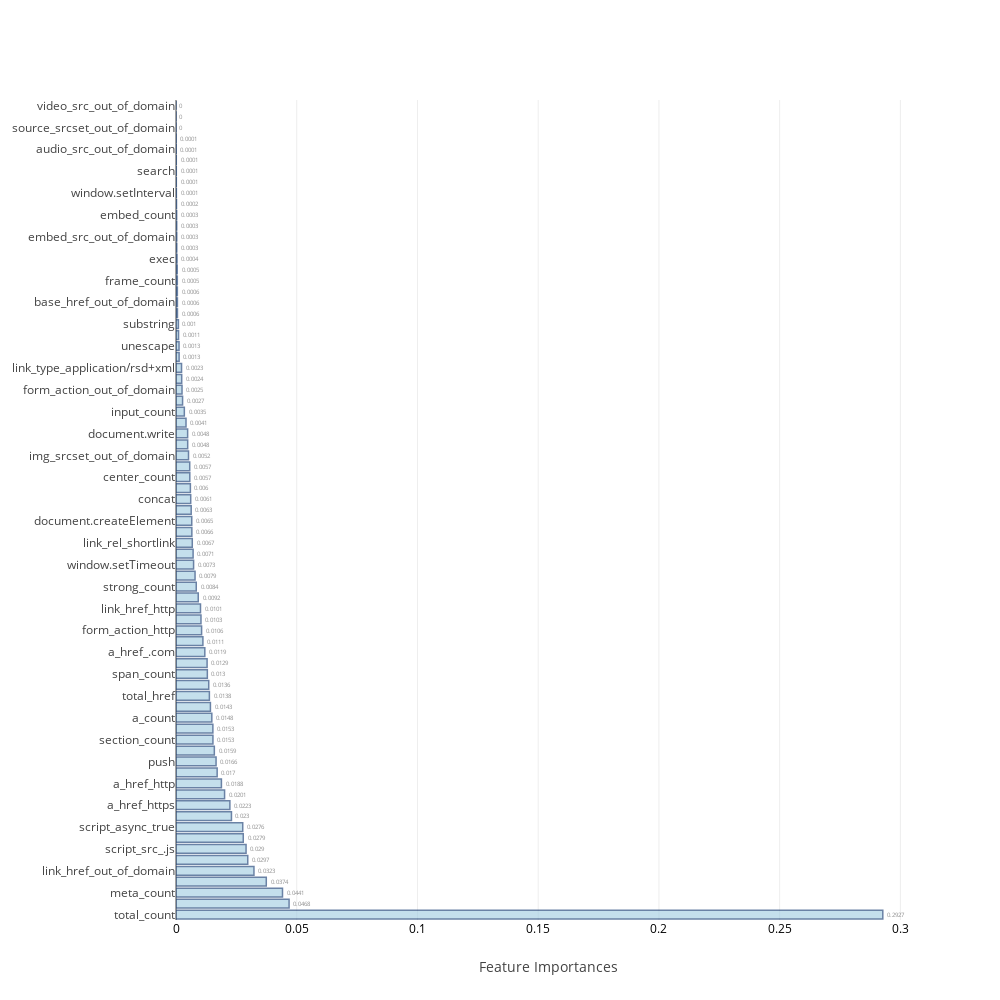

Here is the notebook cell this chart was saved with:
### Markdown cell above
### <a id='1.B' style="text-decoration : none; color : #000000;"> B. Average Feature Importances</a>

### Code cell
feat_impt_plot(np.average(feat_imp,axis=0),columns)

### Figure 1 — Plotly figure (JSON) as saved in the notebook; plotly's stock layout.template omitted (floating-point values rounded to 4 significant figures)
{"data": [{"marker": {"color": "rgb(158,202,225)", "line": {"color": "rgb(8,48,107)", "width": 1.5}}, "opacity": 0.6, "orientation": "h", "text": [0.2927, 0.0468, 0.0441, 0.0374, 0.0323, 0.0297, 0.029, 0.0279, 0.0276, 0.023, 0.0223, 0.0201, 0.0188, 0.017, 0.0166, 0.0159, 0.0153, 0.0153, 0.0148, 0.0143, 0.0138, 0.0136, 0.013, 0.0129, 0.0119, 0.0111, 0.0106, 0.0103, 0.0101, 0.0092, 0.0084, 0.0079, 0.0073, 0.0071, 0.0067, 0.0066, 0.0065, 0.0063, 0.0061, 0.006, 0.0057, 0.0057, 0.0052, 0.0048, 0.0048, 0.0041, 0.0035, 0.0027, 0.0025, 0.0024, 0.0023, 0.0013, 0.0013, 0.0011, 0.001, 0.0006, 0.0006, 0.0006, 0.0005, 0.0005, 0.0004, 0.0003, 0.0003, 0.0003, 0.0003, 0.0002, 0.0001, 0.0001, 0.0001, 0.0001, 0.0001, 0.0001, 0, 0, 0], "textposition": "outside", "type": "bar", "uid": "c6c4e136-ebdd-44ed-b33b-005249b35c7f", "x": [0.2927, 0.04683, 0.0441, 0.03739, 0.03228, 0.02971, 0.02902, 0.02785, 0.02764, 0.02297, 0.02231, 0.02012, 0.01881, 0.01705, 0.01659, 0.01587, 0.0153, 0.01527, 0.01484, 0.01426, 0.01382, 0.01356, 0.01298, 0.01288, 0.01194, 0.01114, 0.0106, 0.01035, 0.01015, 0.009211, 0.008384, 0.007885, 0.007285, 0.007082, 0.006743, 0.006566, 0.006522, 0.006291, 0.006092, 0.005957, 0.005714, 0.005687, 0.005186, 0.00484, 0.004821, 0.004144, 0.003452, 0.002725, 0.002493, 0.002359, 0.002299, 0.001288, 0.001255, 0.001059, 0.000995, 0.0006011, 0.0005842, 0.000557, 0.0005405, 0.0005093, 0.0004224, 0.000324, 0.0003165, 0.0002966, 0.0002704, 0.0002068, 0.0001471, 0.0001268, 0.0001252, 0.0001151, 9.429e-05, 6.421e-05, 3.107e-05, 1.12e-05, 1.158e-10], "y": ["total_count", "a_href_out_of_domain", "meta_count", "div_count", "link_href_out_of_domain", "p_count", "script_src_.js", "script_type_text/javascript", "script_async_true", "link_count", "a_href_https", "title_count", "a_href_http", "link_type_text/css", "push", "iframe_count", "section_count", "script_src_out_of_domain", "a_count", "img_count", "total_href", "total_img_src", "span_count", "img_src_.jpg", "a_href_.com", "link_href_.css", "form_action_http", "indexOf", "link_href_http", "br_count", "strong_count", "img_src_out_of_domain", "window.setTimeout", "get", "link_rel_shortlink", "window.addEventListener", "document.createElement", "find", "concat", "li_count", "center_count", "style_count", "img_srcset_out_of_domain", "document.getElementById", "document.write", "iframe_src_out_of_domain", "input_count", "replace", "form_action_out_of_domain", "escape", "link_type_application/rsd+xml", "link_rel_https://api.w.org/", "unescape", "parseInt", "substring", "frame_src_out_of_domain", "base_href_out_of_domain", "eval", "frame_count", "String.fromCharCode", "exec", "object_count", "embed_src_out_of_domain", "iframe_hidden_true", "embed_count", "charCodeAt", "window.setInterval", "object_data_out_of_domain", "search", "area_href_out_of_domain", "audio_src_out_of_domain", "link", "source_srcset_out_of_domain", "source_src_out_of_domain", "video_src_out_of_domain"]}], "layout": {"autosize": false, "height": 1000, "width": 1000, "xaxis": {"tickfont": {"color": "black", "size": 12}, "title": "Feature Importances"}, "yaxis": {"automargin": true}}}
